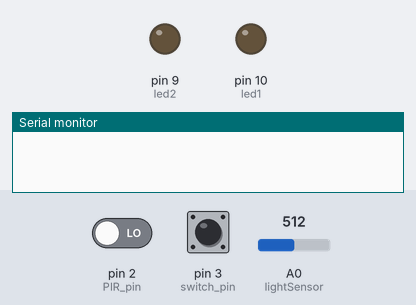
A sketch run on a simulated Arduino Uno, built with avr-gcc and run on an emulated ATmega328P. On the bench: output pins drawn as LEDs (lit = HIGH), the last lines printed to the serial monitor. Inputs (shaded band) come from the test bench; at power-on: pin 3 (switch_pin) LOW, pin 2 (PIR_pin) LOW, A0 (lightSensor) = 512.

Above: at 1.2 s.
1.3 s: pin 3 (switch_pin) pulled HIGH for 0.15 s
At 1.37 s:
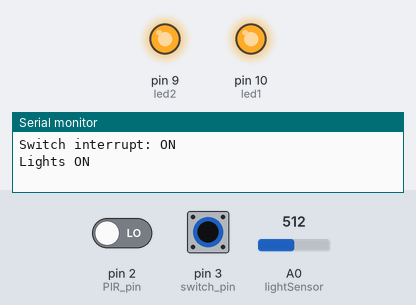
2.9 s: pin 2 (PIR_pin) driven HIGH
4.4 s: pin 3 (switch_pin) pulled HIGH for 3.2 s
At 8.4 s:
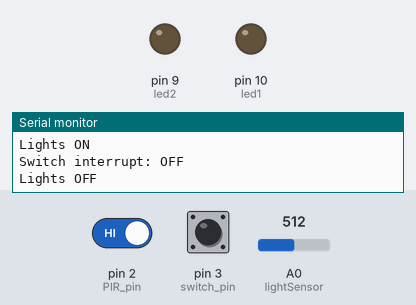
9.1 s: A0 (lightSensor) set to 106
10.6 s: A0 (lightSensor) set to 93
At 11.0 s:
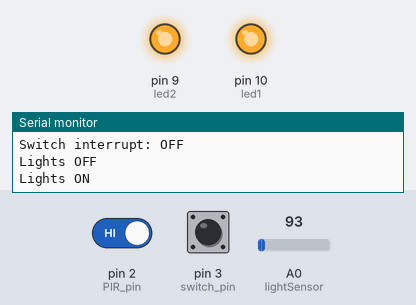
12.1 s: pin 2 (PIR_pin) driven LOW
At 13.5 s:
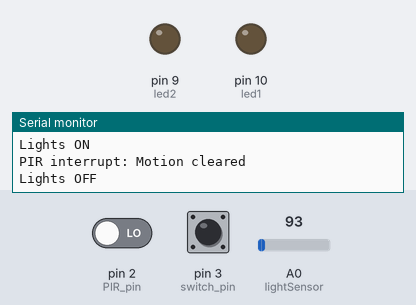
Timing chart, 0 to 14.6 s (numbered marks = the images above; inputs shaded):
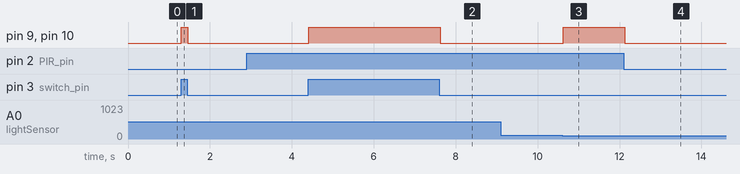

Measured:
- the behaviour switches between 101 and 100 on A0 (lightSensor) (found by bisection; images 2 and 3)
- after the input at 1.3 s, pin 9 (led2), pin 10 (led1): LOW → HIGH at once, → LOW 0.15 s later
- after the input at 4.4 s, pin 9 (led2), pin 10 (led1): LOW → HIGH at once, → LOW 3.2 s later
- after the input at 9.1 s, every drawn part: stays the same
- after the input at 10.6 s, pin 9 (led2), pin 10 (led1): LOW → HIGH at once
- after the input at 12.1 s, pin 9 (led2), pin 10 (led1): HIGH → LOW at once

The sketch:

Task4.1Interrupts.ino
```cpp
// Task4.1Interrupts.ino

const int led1 = 10;
const int led2 = 9;
// Use hardware interrupt-capable pins (Uno/Nano: 2 and 3).
const int switch_pin = 3;
const int PIR_pin = 2;
const int lightSensor = A0;

// Tune this value for your MH analog light module.
const int darkThreshold = 100;

volatile bool switchEvent = false;
volatile bool pirEvent = false;

bool switchOn = false;
bool motionDetected = false;
bool lightsOn = false;

void Switch_ISR() {
  switchEvent = true;
}

void PIR_ISR() {
  pirEvent = true;
}

void applyLights(bool on) {
  digitalWrite(led1, on ? HIGH : LOW);
  digitalWrite(led2, on ? HIGH : LOW);
}

void setup() {
  pinMode(led1, OUTPUT);
  pinMode(led2, OUTPUT);
  pinMode(switch_pin, INPUT);
  pinMode(PIR_pin, INPUT);
  pinMode(lightSensor, INPUT);

  Serial.begin(9600);

  attachInterrupt(digitalPinToInterrupt(switch_pin), Switch_ISR, CHANGE);
  attachInterrupt(digitalPinToInterrupt(PIR_pin), PIR_ISR, CHANGE);

  // Initialize states once so behavior is correct before first interrupt.
  switchOn = (digitalRead(switch_pin) == HIGH);
  motionDetected = (digitalRead(PIR_pin) == HIGH);
}

void loop() {
  int sensorRead = analogRead(lightSensor);
  bool handleSwitch;
  bool handlePir;

  noInterrupts();
  handleSwitch = switchEvent;
  handlePir = pirEvent;
  switchEvent = false;
  pirEvent = false;
  interrupts();

  // Slider switch state is updated only when its interrupt fires.
  if (handleSwitch) {
    switchOn = (digitalRead(switch_pin) == HIGH);
    Serial.println(switchOn ? "Switch interrupt: ON" : "Switch interrupt: OFF");
  }

  // PIR motion state is updated only when its interrupt fires.
  if (handlePir) {
    motionDetected = (digitalRead(PIR_pin) == HIGH);
    Serial.println(motionDetected ? "PIR interrupt: Motion detected" : "PIR interrupt: Motion cleared");
  }

  bool isDark = (sensorRead <= darkThreshold);
  bool shouldLightsBeOn = switchOn || (isDark && motionDetected);

  if (shouldLightsBeOn != lightsOn) {
    lightsOn = shouldLightsBeOn;
    applyLights(lightsOn);
    Serial.println(lightsOn ? "Lights ON" : "Lights OFF");
  }
  delay(50);
}
```
